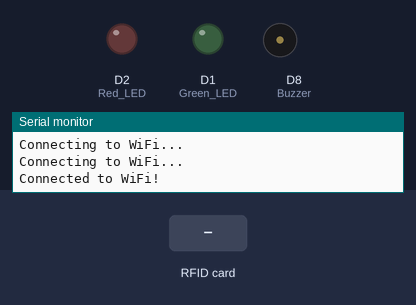
A sketch run on a simulated ESP8266 (NodeMCU). Parts: output pins drawn as LEDs (lit = HIGH), buzzer (waves = sounding, pin HIGH), the last lines printed to the serial monitor. Inputs (shaded band) come from the test bench. WiFi joins after 1.5 s; servers stay silent unless stated; uploads are accepted with an empty reply.

Above: at 3.9 s.
4.0 s: RFID card 5E 7A 19 C4 held to the reader
At 4.2 s:
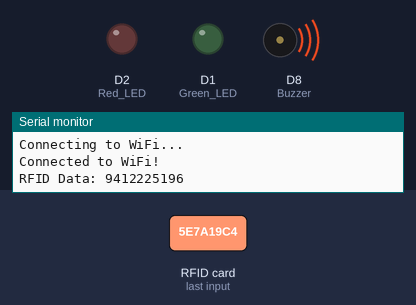
Timing chart, 0 to 7.0 s (numbered marks = the images above; inputs shaded):
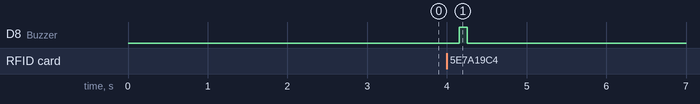

The sketch:

RFID_Based_Gate_Entry_System.ino
```cpp
#include <SPI.h>
#include <MFRC522.h>
#include <ESP8266WiFi.h>
#include <BearSSLHelpers.h>
#include <CertStoreBearSSL.h>
#include <ESP8266HTTPClient.h>
#include <ArduinoJson.h>

// Define the SS and RST pins for the MFRC522 module
#define SS_PIN D4
#define RST_PIN D3

// Set the interval for scanning RFID cards in milliseconds
#define SCAN_INTERVAL 100

// Your WiFi credentials
const char* ssid = "Your_SSID";
const char* password = "Password";

// SHA-256 fingerprint of the server's SSL certificate
const char* fingerprint = "Website's Fingerprint";
const char* expectedFingerprint = "Website's Fingerprint"; // Update this when certificate changes

String device_id = "Your_Device_string_id";
String mac_id = "";

// HTTPS server details
const char* serverURL = "Your_Server_url";
const int serverPort = 443; // Default port for HTTPS is 443

// API endpoint
const char* serverPath = "Your_API";

// Create an instance of the MFRC522 library
MFRC522 mfrc522(SS_PIN, RST_PIN);

void resetReader() {
  mfrc522.PCD_Init();
}

// Function to connect to WiFi
void connectToWiFi() {
  WiFi.begin(ssid, password);
  while (WiFi.status() != WL_CONNECTED) {
    delay(400);
    Serial.println("Connecting to WiFi...");
  }
  Serial.println("Connected to WiFi!");
  String mac = WiFi.macAddress();
  mac.toLowerCase();
  mac.replace(":", "");  // Remove colons from the MAC address
  mac_id = mac;
  delay(1000);
  resetReader();
}

// Function to verify SSL fingerprint
bool verifyFingerprint(BearSSL::WiFiClientSecure& client) {
  client.setFingerprint(fingerprint);
  return true; // Assume fingerprint verification succeeds (simplified)
}

// Function to send data to the HTTPS server
String sendDataToServer(String data) {
  BearSSL::WiFiClientSecure client;
  client.setInsecure(); // Skip certificate verification (optional, remove if using verified certificates)
  client.setTimeout(50); // Increase the timeout to 5 seconds for debugging

  // Verify fingerprint before connecting
  if (!verifyFingerprint(client)) {
    return "Fingerprint verification failed";
  }

  if (client.connect(serverURL, serverPort)) {
    String payload = "{\"rfId\":\"" + data + "\", \"deviceId\":\"" + device_id + "\", \"macId\":\"" + mac_id + "\"}";

    Serial.println("Connected to server, sending request...");

    HTTPClient https;
    https.begin(client, serverURL, serverPort, serverPath);
    https.addHeader("Content-Type", "application/json");

    int httpResponseCode = https.POST(payload);

    if (httpResponseCode > 0) {
      Serial.print("HTTP Response code: ");
      Serial.println(httpResponseCode);

      String response = https.getString();
      Serial.print("Server response: ");
      Serial.println(response);

      https.end();
      client.stop();
      return response;
    } else {
      Serial.print("HTTP Error code: ");
      Serial.println(httpResponseCode);

      https.end();
      client.stop();
      return "HTTP request failed";
    }
  } else {
    Serial.println("Failed to connect to server.");
    return "Connection failed";
  }
}

void setup() {
  pinMode(D1, OUTPUT); // Green LED
  pinMode(D2, OUTPUT); // Red LED
  pinMode(D8, OUTPUT); // Buzzer
  Serial.begin(115200);
  SPI.begin();
  mfrc522.PCD_Init();
  resetReader();
  connectToWiFi();
}

void loop() {
  static bool blinkLed = false;
  static unsigned long blinkStartTime = 0;
  static unsigned long lastBlinkTime = 0;
  static bool greenLedState = false;
  static bool redLedState = false;
  static bool toggleState = false;

  if (mfrc522.PICC_IsNewCardPresent() && mfrc522.PICC_ReadCardSerial()) {
    String rfidData = "";
    for (byte i = 0; i < mfrc522.uid.size; i++) {
      rfidData += String(mfrc522.uid.uidByte[i] < 0x10 ? "0" : "");
      rfidData += String(mfrc522.uid.uidByte[i], DEC);
    }
    rfidData.toUpperCase();

    Serial.println("RFID Data: " + rfidData);

    // Beep the buzzer when RFID card is detected
    digitalWrite(D8, HIGH);
    delay(100); // Beep duration
    digitalWrite(D8, LOW);

    String serverResponse = sendDataToServer(rfidData); // Get response from the server
    Serial.println("Server response: " + serverResponse);

    // Clear the UID buffer to prepare for the next card
    mfrc522.PICC_HaltA();
    mfrc522.PCD_StopCrypto1();

    // Parse JSON response
    DynamicJsonDocument doc(1024);
    DeserializationError error = deserializeJson(doc, serverResponse);

    if (error) {
      Serial.print("deserializeJson() failed: ");
      Serial.println(error.c_str());
      return;
    }

    const char* statusType = doc["statusType"];
    Serial.println(statusType);

    if (strcmp(statusType, "error") == 0) {
      blinkLed = true;
      greenLedState = false;
      redLedState = true;
      Serial.println("Reject");
      blinkStartTime = millis(); // Record the time the blinking started
      lastBlinkTime = millis(); // Initialize the last blink time
      toggleState = false; // Initialize toggle state
    } else if (strcmp(statusType, "in") == 0 || strcmp(statusType, "out") == 0) {
      blinkLed = true;
      greenLedState = true;
      redLedState = false;
      Serial.println("Approve");
      digitalWrite(D1, HIGH); // Turn on green LED
      digitalWrite(D2, LOW); // Ensure red LED is off
      digitalWrite(D8, HIGH); // Turn on buzzer for green LED
      blinkStartTime = millis(); // Record the time the green LED was turned on
    } else {
      blinkLed = true;
      greenLedState = false;
      redLedState = true;
      Serial.println("Unknown response");
      blinkStartTime = millis(); // Record the time the blinking started
      lastBlinkTime = millis(); // Initialize the last blink time
      toggleState = false; // Initialize toggle state
    }
  }

  unsigned long currentTime = millis();
  if (greenLedState) {
    if (currentTime - blinkStartTime > 2000) { // Keep the green LED on for 2 seconds
      digitalWrite(D1, LOW); // Turn off green LED
      digitalWrite(D8, LOW); // Turn off buzzer
      greenLedState = false;
    }
  }

  if (redLedState) {
    if (currentTime - blinkStartTime <= 2000) { // Blink for 3 seconds
      if (currentTime - lastBlinkTime >= 100) { // Toggle every 100 milliseconds
        lastBlinkTime = currentTime; // Update the last blink time
        toggleState = !toggleState; // Toggle state
        digitalWrite(D2, toggleState ? HIGH : LOW); // Toggle red LED
        digitalWrite(D8, toggleState ? HIGH : LOW); // Toggle buzzer
      }
    } else {
      // Turn off the red LED and buzzer after 3 seconds
      digitalWrite(D2, LOW);
      digitalWrite(D8, LOW);
      redLedState = false;
    }
  }

  // Wait for the specified interval before scanning for the next card
  delay(SCAN_INTERVAL);
  resetReader();
}
```

Measured:
- after the input at 4.0 s, D8 (Buzzer): LOW → HIGH after 0.16 s, → LOW 0.10 s later
